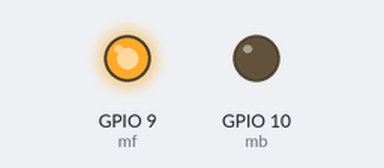
The program below on a simulated ESP32 board running MicroPython. Shown: output pins drawn as LEDs (lit = HIGH). At 6.0 s the program stops and its outputs stay as they are.

Above: at 0.1 s.
At 1.1 s:
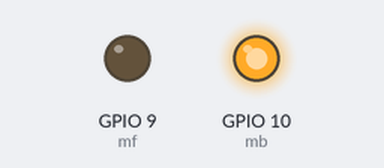
At 2.1 s:
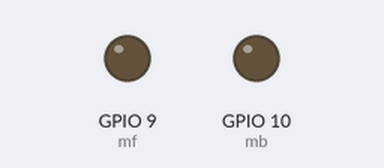
Timing chart, 0 to 3.6 s (numbered marks = the images above):
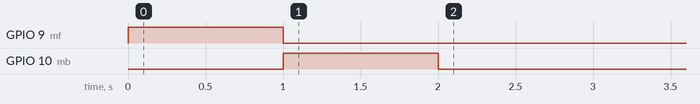

Measured:
- by itself, GPIO 9 (mf): LOW → HIGH at 0.00 s, → LOW 1.0 s later
- by itself, GPIO 10 (mb): LOW → HIGH at 1.0 s, → LOW 1.0 s later

The program:

motor.py
```python
import machine

mf = machine.Pin(9, machine.Pin.OUT) # Motor Forward
mb = machine.Pin(10, machine.Pin.OUT) # Motor Backward

import time

mf.value(1)
time.sleep(1)
mf.value(0)
mb.value(1)
time.sleep(1)
mb.value(0)
time.sleep(4)
```
